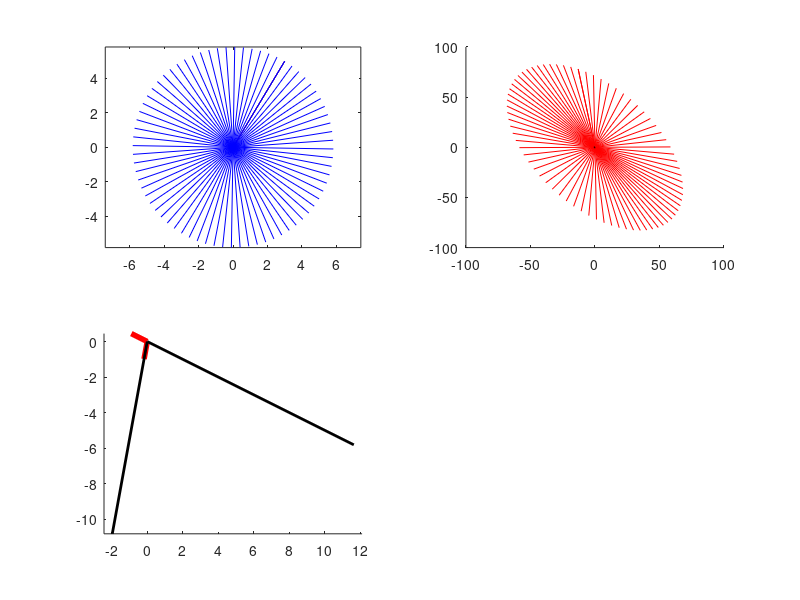

The MATLAB script that drew this image:
close all
clear all

% initial vector
origin = [ 0; 0];
vec = [3 ; 5];
figure(1); subplot(2,2,1)
plot([origin(1) vec(1)],[origin(2) vec(2)],'r')

% G input matrix 
G = [-11 4; 11 9];

% prepare all vectors (0 to 360)
for theta=0:5:360
    % R is the rotation matrix
    R = [cosd(theta) -sind(theta); sind(theta) cosd(theta)];
    Rv = R*vec;
    figure(1); subplot(2,2,1)
    axis equal
    hold on
    plot([origin(1) Rv(1)],[origin(2) Rv(2)],'b')
    
    % Multiple vector v with G (Gv)
    Gv = G*Rv;   % Rv is rotated vector
    subplot(2,2,2)
    hold on
    plot([origin(1) Gv(1)],[origin(2) Gv(2)],'r')
end

% obtain eigenvalues and eigenvectors
[V,D] = eig(G);
v1 = V(:,1); v2 = V(:,2);

% plot
figure(1)
subplot(2,2,2)
plot([origin(1) V(1)],[origin(2) V(2)],'k')
plot([origin(1) V(3)],[origin(2) V(4)],'k')

% plot eigenvector
subplot(2,2,3)
hold on
plot([origin(1) v1(1)],[origin(2) v1(2)],'r','LineWidth',4)
plot([origin(1) v2(1)],[origin(2) v2(2)],'r','LineWidth',4)
axis equal

% plot eigenvector multiplied with G
subplot(2,2,3)
Gv1 = G*v1; Gv2 = G*v2;
hold on
plot([origin(1) Gv1(1)],[origin(2) Gv1(2)],'k','LineWidth',2)
plot([origin(1) Gv2(1)],[origin(2) Gv2(2)],'k','LineWidth',2)
axis equal